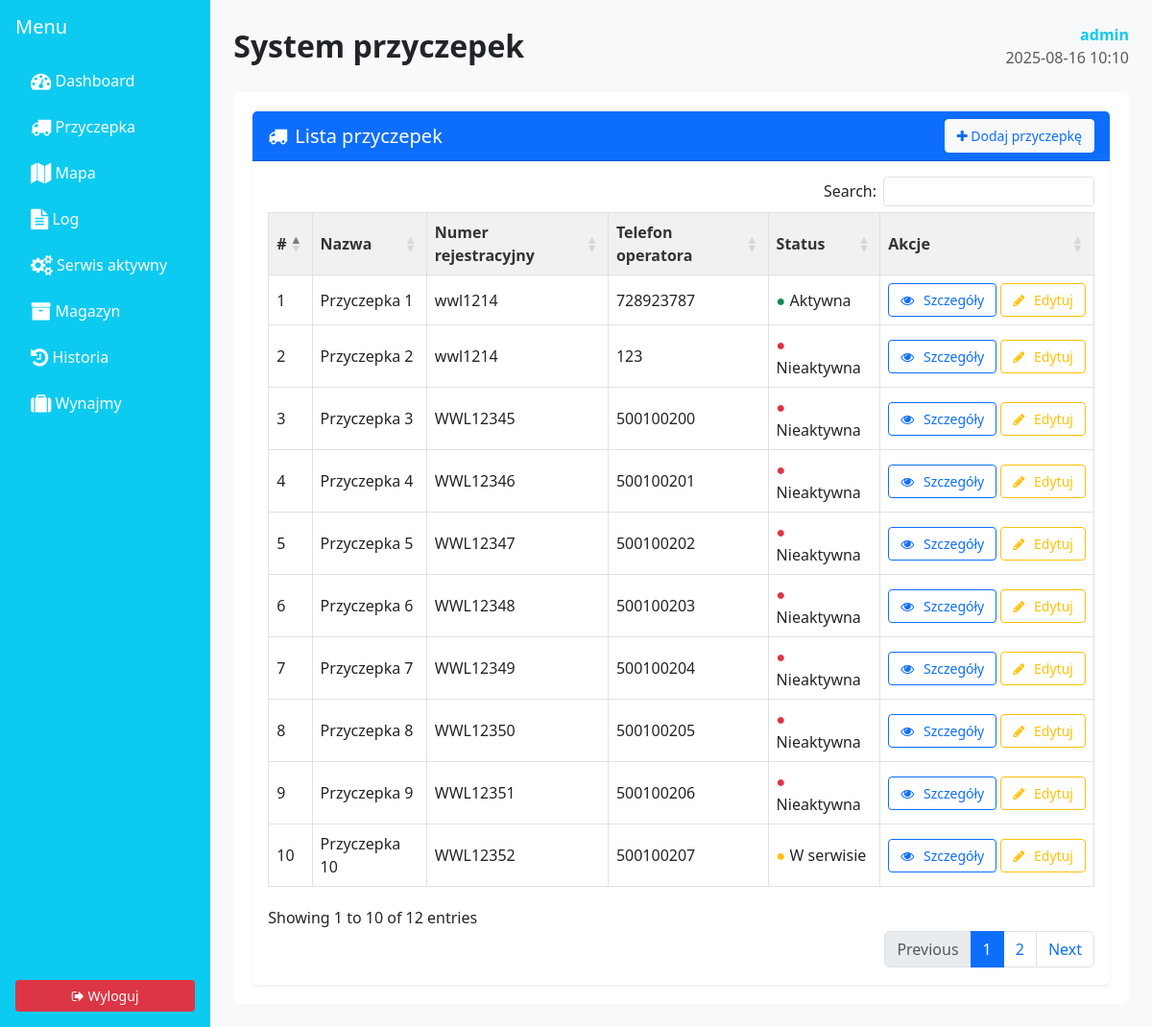
The app's page /trailers/ (signed in) with its own data.
### rentalapp/models.py (models this page shows, shortened)
class Trailer(models.Model):
    name = models.CharField(max_length=100)
    ip_address = models.GenericIPAddressField()
    serial_number = models.CharField(max_length=100, unique=True)
    registration_number = models.CharField(max_length=20)
    operator_phone = models.CharField(max_length=20)
    location_link = models.URLField(blank=True, null=True)
    notes = models.TextField(blank=True, null=True)
    latitude = models.FloatField(blank=True, null=True)
    longitude = models.FloatField(blank=True, null=True)
    STATUS_CHOICES = [
        ('active', 'Aktywna'),
        ('inactive', 'Nieaktywna'),
        ('maintenance', 'W serwisie')
    ]
    status = models.CharField(max_length=20, choices=STATUS_CHOICES, default='active')

### rentalapp/views.py (the view)
# urls.py: path('trailers/', views.trailer_list, name='trailer_list'),
@login_required
def trailer_list(request):
    trailers = Trailer.objects.all()
    return render(request, 'rentalapp/trailer/trailer_list.html', {'trailers': trailers})

### templates/rentalapp/trailer/trailer_list.html (shortened to what this page needs)
{% extends "rentalapp/base.html" %}
{% load static %}
{% block extrahead %}
<link rel="stylesheet" href="https://cdn.datatables.net/1.13.4/css/dataTables.bootstrap5.min.css">
{% endblock %}
{% block content %}
<div class="container mt-4">
    <div class="card shadow-sm border-0">
        <div class="card-header bg-primary text-white d-flex justify-content-between align-items-center">
            <h5 class="mb-0"><i class="fa fa-truck me-2"></i>Lista przyczepek</h5>
            <a href="{% url 'rentalapp:trailer_create' %}" class="btn btn-light btn-sm text-primary">
                <i class="fa fa-plus"></i> Dodaj przyczepkę
            </a>
        </div>
        <div class="card-body">
            <div class="table-responsive">
                <table id="trailerTable" class="table table-bordered table-hover align-middle mb-0">
                    <thead class="table-light">
                        <tr>
                            <th>#</th>
                            <th>Nazwa</th>
                            <th>Numer rejestracyjny</th>
                            <th>Telefon operatora</th>
                            <th>Status</th>
                            <th>Akcje</th>
                        </tr>
                    </thead>
                    <tbody>
                        {% for trailer in trailers %}
                        <tr>
                            <td>{{ forloop.counter }}</td>
                            <td>{{ trailer.name }}</td>
                            <td>{{ trailer.registration_number }}</td>
                            <td>{{ trailer.operator_phone }}</td>
                            <td>
                                {% if trailer.status == 'active' %}
                                    <span class="text-success fw-bold">●</span>
                                {% elif trailer.status == 'maintenance' %}
                                    <span class="text-warning fw-bold">●</span>
                                {% else %}
                                    <span class="text-danger fw-bold">●</span>
                                {% endif %}
                                {{ trailer.get_status_display }}
                            </td>
                            <td class="text-nowrap">
                                <a href="{% url 'rentalapp:trailer_detail' trailer.pk %}" class="btn btn-outline-primary btn-sm">
                                    <i class="fa fa-eye"></i> Szczegóły
                                </a>
                                <a href="{% url 'rentalapp:trailer_edit' trailer.pk %}" class="btn btn-outline-warning btn-sm">
                                    <i class="fa fa-pencil"></i> Edytuj
                                </a>
                            </td>
                        </tr>
                        {% empty %}
                        <tr>
                            <td colspan="6" class="text-center text-muted">Brak przyczepek.</td>
                        </tr>
                        {% endfor %}
                    </tbody>
                </table>
            </div>
        </div>
    </div>
</div>
{% endblock %}

### templates/rentalapp/base.html (shortened to what this page needs)
{% load static %}
{% load tz %}
<!DOCTYPE html>
<html lang="pl">
<head>
  <link rel="stylesheet" href="https://cdn.jsdelivr.net/npm/bootstrap@5.3.0/dist/css/bootstrap.min.css">
  <link rel="stylesheet" href="https://cdn.jsdelivr.net/npm/font-awesome@4.7.0/css/font-awesome.min.css">
  <link rel="stylesheet" href="{% static 'rentalapp/css/style.css' %}">
  {% block extrahead %}{% endblock extrahead %}
</head>
<body>
<div class="d-flex">
    <div class="bg-info text-white p-3 d-flex flex-column" style="width: 220px; min-height: 100vh;">
        <h5 class="mb-4">Menu</h5>
        <ul class="nav flex-column">
            <li class="nav-item mb-2">
                <a class="nav-link text-white" href="{% url 'rentalapp:dashboard' %}"><i class="fa fa-tachometer fa-lg"></i> Dashboard</a>
            </li>
            <li class="nav-item mb-2">
                <a class="nav-link text-white" href="{% url 'rentalapp:trailer_list' %}"><i class="fa fa-truck fa-lg"></i> Przyczepka</a>
            </li>
            <li class="nav-item mb-2">
                <a class="nav-link text-white" href="{% url 'rentalapp:map_view' %}"><i class="fa fa-map fa-lg"></i> Mapa</a>
            </li>
            <li class="nav-item mb-2">
                <a class="nav-link text-white" href="{% url 'rentalapp:log' %}"><i class="fa fa-file-text fa-lg"></i> Log</a>
            </li>
            <li class="nav-item mb-2">
                <a class="nav-link text-white" href="{% url 'rentalapp:active_services' %}">
                    <i class="fa fa-cogs fa-lg"></i> Serwis aktywny
                </a>
            </li>
            <li class="nav-item mb-2">
                <a class="nav-link text-white" href="{% url 'rentalapp:warehouse_manager' %}"><i class="fa fa-archive fa-lg"></i> Magazyn</a>
            </li>
            <li class="nav-item mb-2">
                <a class="nav-link text-white" href="{% url 'rentalapp:rental_history' %}">
    <i class="fa fa-history fa-lg"></i> Historia
</a>
            </li>
            <li class="nav-item mb-2">
                <a class="nav-link text-white" href="{% url 'rentalapp:rent' %}"><i class="fa fa-suitcase fa-lg"></i> Wynajmy</a>
            </li>
        </ul>
        {% if user.is_authenticated %}
        <div class="mt-auto">
            <a class="btn btn-danger w-100" href="{% url 'rentalapp:logout' %}">
                <i class="fa fa-sign-out"></i> Wyloguj
            </a>
        </div>
        {% endif %}
    </div>
    <div class="p-4 flex-grow-1">
        <div class="d-flex justify-content-between align-items-center mb-4">
            <h2 class="mb-0">System przyczepek</h2>
            {% if user.is_authenticated %}
            <div class="text-end">
                <div class="text-info fw-bold">
                    {% if user.groups.exists %}{{ user.groups.first.name }} {{ user.username }}
                    {% else %}{{ user.username }}{% endif %}
                </div>
                <div class="text-muted">{% now "Y-m-d H:i" %}</div>
            </div>
            {% endif %}
        </div>
        {% block content %}{% endblock content %}
    </div>
</div>
</body>
</html>

### static/rentalapp/css/style.css (style rules this page uses)
body { background-color: #f8f9fa; font-family: 'Segoe UI', sans-serif; color: #212529; }
.container { background-color: #fff; padding: 20px; border-radius: 8px; }
h1, h2, h3 { font-weight: bold; }
.table th { background-color: #f1f1f1; color: #333; font-weight: bold; }
.table td, .table th { vertical-align: middle; }
.btn { border-radius: 4px; padding: 6px 12px; font-size: 14px; }
.btn-danger { background-color: #dc3545; border: none; }
.table td .fa { margin-right: 6px; }
.mt-4 { margin-top: 1.5rem; }
.w-100 { width: 100%; }

### records on screen
Trailer: name "Przyczepka 1", registration_number "wwl1214", operator_phone "728923787", status "Aktywna"
Trailer: name "Przyczepka 2", registration_number "wwl1214", operator_phone "123", status "Nieaktywna"
Trailer: name "Przyczepka 3", registration_number "WWL12345", operator_phone "500100200", status "Nieaktywna"
Trailer: name "Przyczepka 4", registration_number "WWL12346", operator_phone "500100201", status "Nieaktywna"
Trailer: name "Przyczepka 5", registration_number "WWL12347", operator_phone "500100202", status "Nieaktywna"
Trailer: name "Przyczepka 6", registration_number "WWL12348", operator_phone "500100203", status "Nieaktywna"
Trailer: name "Przyczepka 7", registration_number "WWL12349", operator_phone "500100204", status "Nieaktywna"
Trailer: name "Przyczepka 8", registration_number "WWL12350", operator_phone "500100205", status "Nieaktywna"
Trailer: name "Przyczepka 9", registration_number "WWL12351", operator_phone "500100206", status "Nieaktywna"
Trailer: name "Przyczepka 10", registration_number "WWL12352", operator_phone "500100207", status "W serwisie"

### other values on screen
{{ user.username }} "admin"
